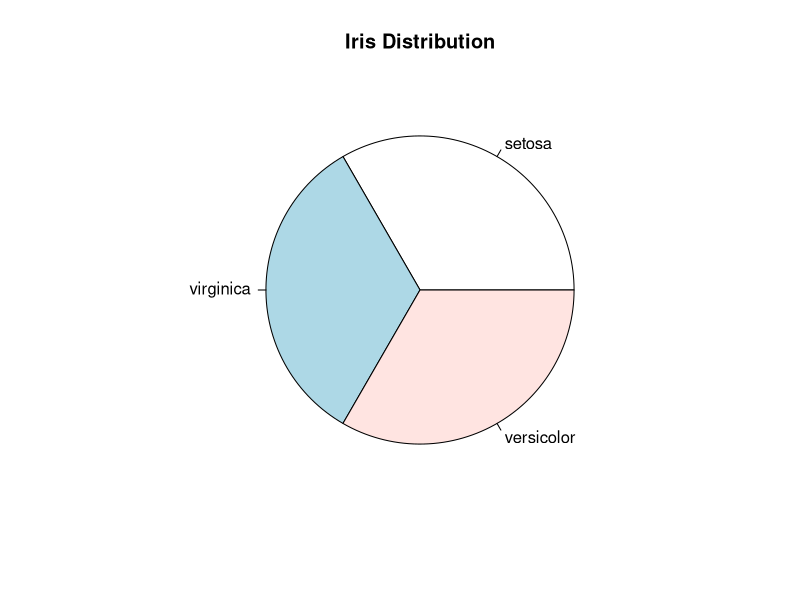
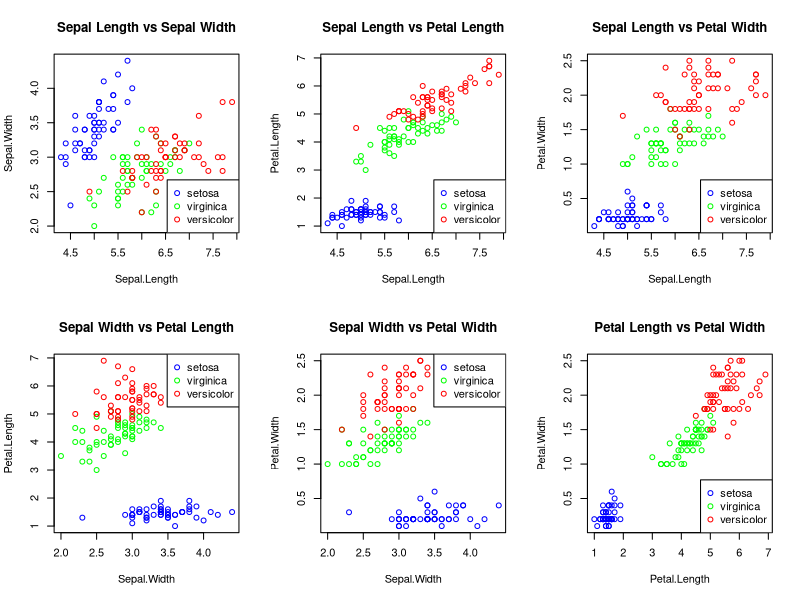
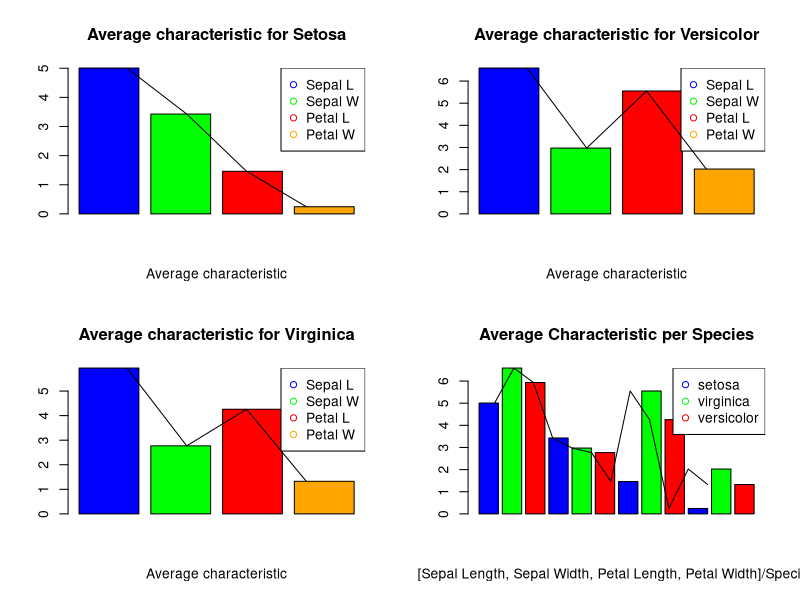
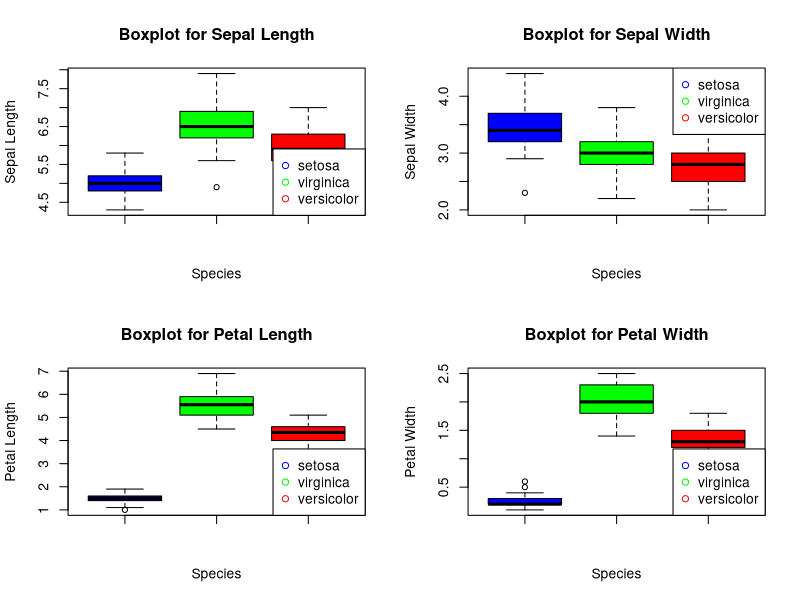

These figures' R source, in order:
# variables
names <- c("setosa","virginica","versicolor")
pch111 <- c(1,1,1)
pch1111 <- c(1,1,1,1)
bgr <- c("blue", "green", "red")
bgro <- c("blue", "green", "red", "orange")

# Species and their characteristics
SetosaSepalLength <- subset(iris$Sepal.Length, iris$Species==names[1]);SetosaSepalWidth <- subset(iris$Sepal.Width, iris$Species==names[1]);SetosaPetalLength <- subset(iris$Petal.Length, iris$Species==names[1]);SetosaPetalWidth <- subset(iris$Petal.Width, iris$Species==names[1])
VersicolorSepalLength <- subset(iris$Sepal.Length, iris$Species==names[2]);VersicolorSepalWidth <- subset(iris$Sepal.Width, iris$Species==names[2]);VersicolorPetalLength <- subset(iris$Petal.Length, iris$Species==names[2]);VersicolorPetalWidth <- subset(iris$Petal.Width, iris$Species==names[2])
VirginicaSepalLength <- subset(iris$Sepal.Length, iris$Species==names[3]);VirginicaSepalWidth <- subset(iris$Sepal.Width, iris$Species==names[3]);VirginicaPetalLength <- subset(iris$Petal.Length, iris$Species==names[3]);VirginicaPetalWidth <- subset(iris$Petal.Width, iris$Species==names[3])

# Mean characteristics per species
meanSetosaSepalLength <- mean(SetosaSepalLength);meanSetosaSepalWidth <- mean(SetosaSepalWidth);meanSetosaPetalLength <- mean(SetosaPetalLength);meanSetosaPetalWidth <- mean(SetosaPetalWidth)
meanVersicolorSepalLength <- mean(VersicolorSepalLength);meanVersicolorSepalWidth <- mean(VersicolorSepalWidth);meanVersicolorPetalLength <- mean(VersicolorPetalLength);meanVersicolorPetalWidth <- mean(VersicolorPetalWidth)
meanVirginicaSepalLength <- mean(VirginicaSepalLength);meanVirginicaSepalWidth <- mean(VirginicaSepalWidth);meanVirginicaPetalLength <- mean(VirginicaPetalLength);meanVirginicaPetalWidth <- mean(VirginicaPetalWidth)

# Mean characteristics
meanSepalLength <- c(meanSetosaSepalLength, meanVersicolorSepalLength, meanVirginicaSepalLength);meanSepalWidth <- c(meanSetosaSepalWidth,meanVersicolorSepalWidth,meanVirginicaSepalWidth);meanPetalLength <-c(meanSetosaPetalLength,meanVersicolorPetalLength,meanVirginicaPetalLength);meanPetalWidth <-c(meanSetosaPetalWidth,meanVersicolorPetalWidth,meanVirginicaPetalWidth)

# create a pie chart that shows distribution of species
pie(as.data.frame(table(iris$Species))$Freq, main="Iris Distribution", labels=names)

par(mfrow=c(2,3)) 

# creates a scatter plot for sepal length per species
attach(iris)
plot(Sepal.Length, Sepal.Width, col=bgr[Species], main="Sepal Length vs Sepal Width")
legend("bottomright", names, pch=pch111, col=bgr)
detach(iris)

# creates a scatter plot for sepal length per species
attach(iris)
plot(Sepal.Length, Petal.Length, col=bgr[Species], main="Sepal Length vs Petal Length")
legend("bottomright", names, pch=pch111, col=bgr)
detach(iris)

# creates a scatter plot for sepal length per species
attach(iris)
plot(Sepal.Length, Petal.Width, col=bgr[Species], main="Sepal Length vs Petal Width")
legend("bottomright", names, pch=pch111, col=bgr)
detach(iris)

# creates a scatter plot for sepal length per species
attach(iris)
plot(Sepal.Width, Petal.Length, col=bgr[Species], main="Sepal Width vs Petal Length")
legend("topright", names, pch=pch111, col=bgr)
detach(iris)

# creates a scatter plot for sepal length per species
attach(iris)
plot(Sepal.Width, Petal.Width, col=bgr[Species], main="Sepal Width vs Petal Width")
legend("topright", names, pch=pch111, col=bgr)
detach(iris)

# creates a scatter plot for sepal length per species
attach(iris)
plot(Petal.Length, Petal.Width, col=bgr[Species], main="Petal Length vs Petal Width")
legend("bottomright", names, pch=pch111, col=bgr)
detach(iris)

par(mfrow=c(2,2)) 

# creates a barplot for the average value of each characteristic of setosa species
barplot(c(meanSetosaSepalLength,meanSetosaSepalWidth,meanSetosaPetalLength,meanSetosaPetalWidth), main="Average characteristic for Setosa", xlab="Average characteristic", col=bgro)
legend("topright", c("Sepal L", "Sepal W","Petal L", "Petal W"), pch=pch1111, col=bgro)
lines(c(meanSetosaSepalLength,meanSetosaSepalWidth,meanSetosaPetalLength,meanSetosaPetalWidth))

# creates a barplot for the average value of each characteristic of versicolor species
barplot(c(meanVersicolorSepalLength,meanVersicolorSepalWidth,meanVersicolorPetalLength,meanVersicolorPetalWidth), main="Average characteristic for Versicolor", xlab="Average characteristic",col=bgro)
legend("topright", c("Sepal L", "Sepal W","Petal L", "Petal W"), pch=pch1111, col=bgro)
lines(c(meanVersicolorSepalLength,meanVersicolorSepalWidth,meanVersicolorPetalLength,meanVersicolorPetalWidth))

# creates a barplot for the average value of each characteristic of virginica species
barplot(c(meanVirginicaSepalLength,meanVirginicaSepalWidth,meanVirginicaPetalLength,meanVirginicaPetalWidth), main="Average characteristic for Virginica", xlab="Average characteristic",col=bgro)
legend("topright", c("Sepal L", "Sepal W","Petal L", "Petal W"), pch=pch1111, col=bgro)
lines(c(meanVirginicaSepalLength,meanVirginicaSepalWidth,meanVirginicaPetalLength,meanVirginicaPetalWidth))

# creates a grouped bar plot for the average value of each characteristic for each
barplot(c(meanSepalLength, meanSepalWidth, meanPetalLength, meanPetalWidth), main="Average Characteristic per Species", beside=true, xlab="[Sepal Length, Sepal Width, Petal Length, Petal Width]/Species", col=bgr)
legend("topright", names, pch=pch111, col=bgr)
lines(c(meanSepalLength, meanSepalWidth, meanPetalLength, meanPetalWidth))
 
par(mfrow=c(2,2)) 

# creates a boxplot for sepal length
boxplot(SetosaSepalLength, VersicolorSepalLength, VirginicaSepalLength, main="Boxplot for Sepal Length", xlab="Species", ylab="Sepal Length",col=bgr)
legend("bottomright", names, pch=pch111, col=bgr)
 

# creates a boxplot for sepal width
boxplot(SetosaSepalWidth, VersicolorSepalWidth, VirginicaSepalWidth, main="Boxplot for Sepal Width", xlab="Species", ylab="Sepal Width",col=bgr)
legend("topright", names, pch=pch111, col=bgr)
 

# creates a boxplot for petal length
boxplot(SetosaPetalLength, VersicolorPetalLength, VirginicaPetalLength, main="Boxplot for Petal Length", xlab="Species", ylab="Petal Length",col=bgr)
legend("bottomright", names, pch=pch111, col=bgr)
 

# creates a boxplot for petal width
boxplot(SetosaPetalWidth, VersicolorPetalWidth, VirginicaPetalWidth, main="Boxplot for Petal Width", xlab="Species", ylab="Petal Width",col=bgr)
legend("bottomright", names, pch=pch111, col=bgr)
 

# The box plots are the most useful in determining whether an iris belongs to a species. The petal length in perticular is the best characteristic to detemine an iris's species.